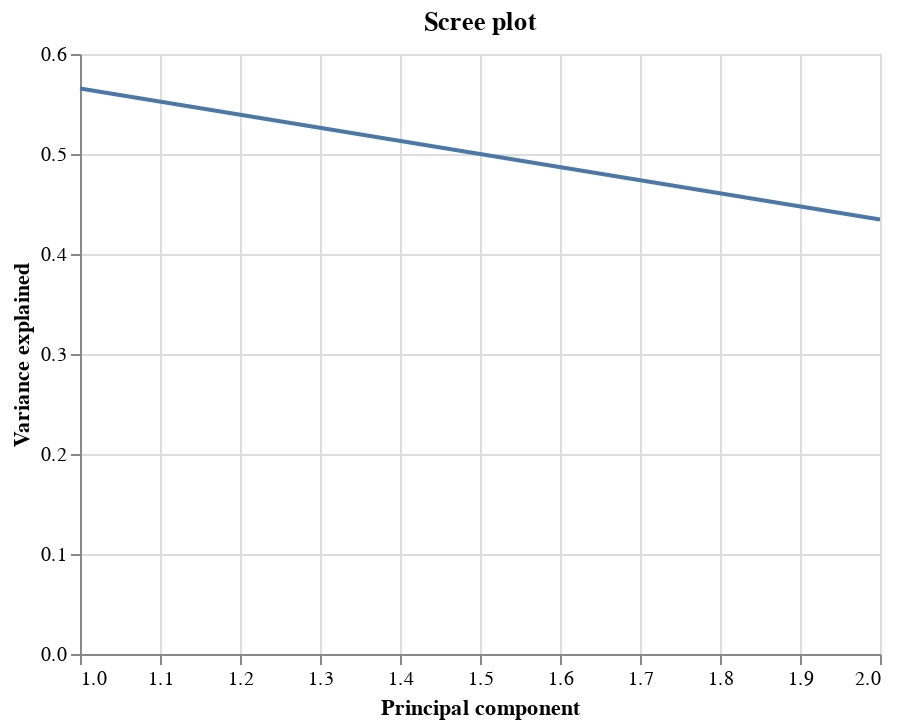

Notebook code for this chart:
### Code cell
neg_urbanization_residual_value.get_scree_plot()

### Figure 1 — Vega-Lite specification as saved in the notebook (floating-point values rounded to 4 significant figures)
{"config": {"view": {"continuousWidth": 400, "continuousHeight": 300}}, "data": {"name": "data-6664065c758e6e50edb82c14db7e713c"}, "mark": "line", "encoding": {"x": {"field": "indices", "title": "Principal component", "type": "quantitative"}, "y": {"field": "var_explained", "title": "Variance explained", "type": "quantitative"}}, "title": "Scree plot", "$schema": "https://vega.github.io/schema/vega-lite/v4.17.0.json", "datasets": {"data-6664065c758e6e50edb82c14db7e713c": [{"indices": 1, "var_explained": 0.5656}, {"indices": 2, "var_explained": 0.4344}]}}
